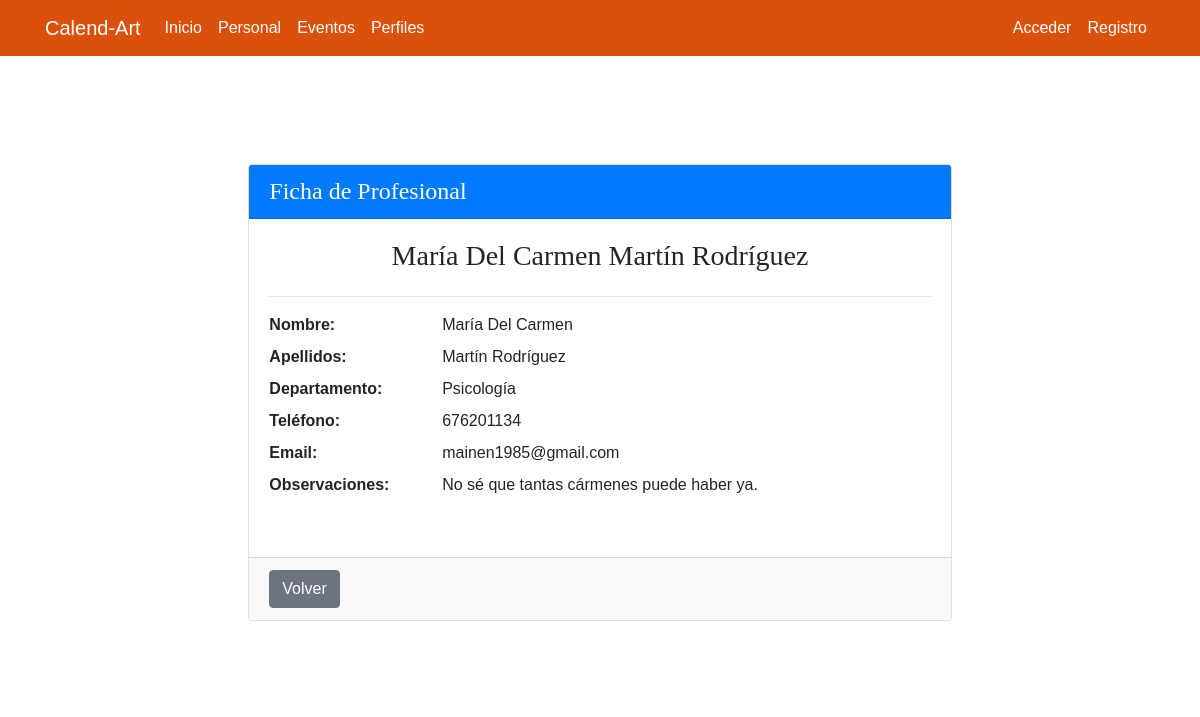
Before: /empleados/14/ with the older database file.
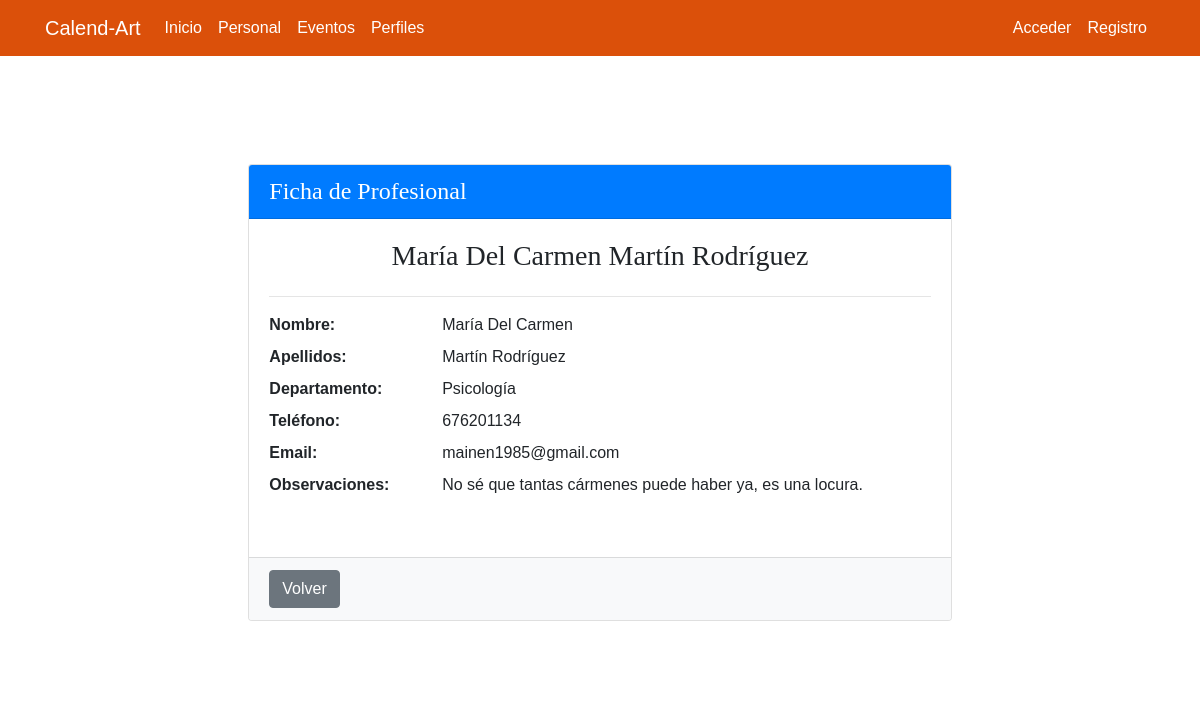
After: the same page with the newer database file.
### empleados/models.py (models this page shows, shortened)
class Empleado(models.Model):
    nombre = models.CharField(verbose_name="Nombre", max_length=100)
    apellidos = models.CharField(verbose_name="Apellidos", max_length=100)
    departamento = models.ForeignKey(
        'Departamento',
        on_delete=models.CASCADE,
        related_name='empleados',
        verbose_name="Departamento"
    )
    telefono = models.CharField(
        verbose_name="Teléfono",
        max_length=20
    )
    email = models.EmailField(
        verbose_name="Correo electrónico"
    )
    observaciones = CKEditor5Field(
        verbose_name="Observaciones",
        blank=True,
        null=True
    )
    created = models.DateTimeField(auto_now_add=True, verbose_name="Fecha de creación")
    updated = models.DateTimeField(auto_now=True, verbose_name="Fecha de edición")
    class Meta:
        verbose_name = "Empleado"
        verbose_name_plural = "Empleados"
        ordering = ['departamento__nombre', 'apellidos', 'nombre']

class Departamento(models.Model):
    nombre = models.CharField(verbose_name="Nombre", max_length=100, unique=True)
    created = models.DateTimeField(auto_now_add=True, verbose_name="Fecha de creación")
    updated = models.DateTimeField(auto_now=True, verbose_name="Fecha de edición")
    class Meta:
        verbose_name = "Departamento"
        verbose_name_plural = "Departamentos"
        ordering = ['nombre']
    def __str__(self):
        return self.nombre

### empleados/views.py (the view)
# urls.py: path('<int:pk>/', EmpleadoDetailView.as_view(), name='empleado'),
class EmpleadoDetailView(DetailView):
    model = Empleado

### empleados/templates/empleados/empleado_detail.html (shortened to what this page needs)
{% extends 'core/base.html' %}
{% load static %}
{% block content %}
<main role="main">
  <div class="container my-5">
    <div class="row">
      <div class="col-md-8 mx-auto">
        <div class="card shadow-sm rounded-3">
          <div class="card-header bg-primary text-white">
            <h4 class="mb-0">Ficha de Profesional</h4>
          </div>
          <div class="card-body">
            <h3 class="card-title text-center mb-4">{{ empleado.nombre }} {{ empleado.apellidos }}</h3>
            <hr>
            <dl class="row">
              <dt class="col-sm-3 text-truncate">Nombre:</dt>
              <dd class="col-sm-9">{{ empleado.nombre }}</dd>
              <dt class="col-sm-3 text-truncate">Apellidos:</dt>
              <dd class="col-sm-9">{{ empleado.apellidos }}</dd>
              <dt class="col-sm-3 text-truncate">Departamento:</dt>
              <dd class="col-sm-9">{{ empleado.departamento }}</dd>
              <dt class="col-sm-3 text-truncate">Teléfono:</dt>
              <dd class="col-sm-9">{{ empleado.telefono }}</dd>
              <dt class="col-sm-3 text-truncate">Email:</dt>
              <dd class="col-sm-9">{{ empleado.email }}</dd>
              <dt class="col-sm-3 text-truncate">Observaciones:</dt>
              <dd class="col-sm-9">{{ empleado.observaciones|safe|default:"Sin observaciones." }}</dd>
            </dl>
          </div>
          <div class="card-footer bg-light d-flex justify-content-between">
            <a href="{% url 'empleados:empleados' %}" class="btn btn-secondary">
              Volver
            </a>
          </div>
        </div>
      </div>
    </div>
  </div>
</main>
{% endblock %}

### core/templates/core/base.html (shortened to what this page needs)
<!DOCTYPE html>
<html lang="es">
  <head>
    {% load static %}
    <link href="{% static 'core/vendor/bootstrap/css/bootstrap.min.css' %}" rel="stylesheet">
    <link href="{% static 'core/vendor/font-awesome/css/font-awesome.min.css' %}" rel="stylesheet" type="text/css">
    <link href="{% static 'core/css/main.css' %}" rel="stylesheet">
  </head>
  <body>
      <nav class="navbar navbar-expand-lg navbar-light bg-naranja">
        <div class="container">
          <a class="navbar-brand" href="{% url 'eventos:calendario' %}">Calend-Art</a>
          <div class="collapse navbar-collapse" id="ned">
            <ul class="navbar-nav mr-auto">
              <li class="nav-item">
                <a class="nav-link" href="{% url 'home' %}">Inicio</a>
              </li>
              <li class="nav-item">
                <a class="nav-link" href="{% url 'empleados:empleados' %}">Personal</a>
              </li>
              <li class="nav-item">
                <a class="nav-link" href="{% url 'eventos:evento_list' %}">Eventos</a>
              </li>
              <li class="nav-item">
                <a class="nav-link" href="{% url 'profiles:list' %}">Perfiles</a>
            </li>
            </ul>
            <ul class="navbar-nav">
              {% if not request.user.is_authenticated %}
                <li class="nav-item">
                  <a class="nav-link" href="{% url 'login' %}">Acceder</a>
                </li>
                <li class="nav-item">
                  <a class="nav-link" href="{% url 'signup' %}">Registro</a>
                </li>
              {% endif %}
            </ul>
          </div>
        </div>
      </nav>
      <div class="container content-wrapper">
        {% block content %}{% endblock %}
      </div>
  </body>
</html>

### empleados/templates/empleados/includes/empleados_menu.html (shortened to what this page needs)
{% load static %}

### core/static/core/css/main.css (style rules this page uses)
.bg-naranja { background-color: #db500a; }
.navbar-brand { color: #fff !important; }
.nav-link { color: #fff !important; }
h1, h2, h3, h4, h5, h6, .jumbotron-heading { font-family: 'Lora', serif; }
main { padding-top: 20px; }
:root { --jumbotron-padding-y: 3rem; }
body { font-family: 'Raleway', sans-serif; background-image: url('../img/fondo.jpg'); background-repeat: no-repeat; background-attachment: fixed; background-size: cover; background-position: center; }
.content-wrapper { background-color: rgba(255, 255, 255, 0.8); padding: 20px; border-radius: 8px; margin-top: 20px; margin-bottom: 20px; }

Changed rows visible on the page:
changed Empleado "María Del Carmen": observaciones "No sé que tantas cármenes puede haber ya." → "No sé que tantas cármenes puede haber ya, es una locura."
